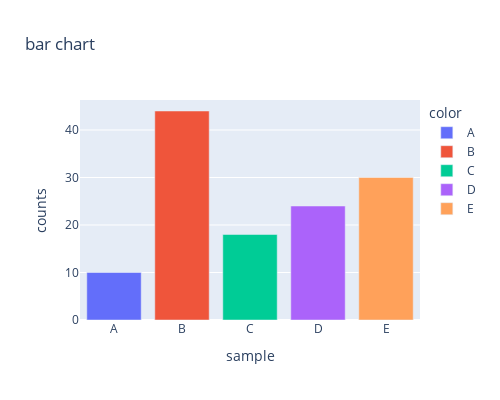

The cell this chart's notebook holds for it:
### Code cell
samples=["A","B","C","D","E"]
counts=[10,44,18,24,30]
fig=px.bar(x=samples,y=counts,title="bar chart",labels={"x":"sample","y":"counts"},color=["A","B","C","D","E"],height=400,width=500)
fig.show()

### Figure 1 — Plotly figure (JSON) as saved in the notebook; plotly's stock layout.template omitted (floating-point values rounded to 4 significant figures)
{"data": [{"alignmentgroup": "True", "hovertemplate": "color=A<br>sample=%{x}<br>counts=%{y}<extra></extra>", "legendgroup": "A", "marker": {"color": "#636efa", "pattern": {"shape": ""}}, "name": "A", "offsetgroup": "A", "orientation": "v", "showlegend": true, "textposition": "auto", "type": "bar", "x": ["A"], "xaxis": "x", "y": [10], "yaxis": "y"}, {"alignmentgroup": "True", "hovertemplate": "color=B<br>sample=%{x}<br>counts=%{y}<extra></extra>", "legendgroup": "B", "marker": {"color": "#EF553B", "pattern": {"shape": ""}}, "name": "B", "offsetgroup": "B", "orientation": "v", "showlegend": true, "textposition": "auto", "type": "bar", "x": ["B"], "xaxis": "x", "y": [44], "yaxis": "y"}, {"alignmentgroup": "True", "hovertemplate": "color=C<br>sample=%{x}<br>counts=%{y}<extra></extra>", "legendgroup": "C", "marker": {"color": "#00cc96", "pattern": {"shape": ""}}, "name": "C", "offsetgroup": "C", "orientation": "v", "showlegend": true, "textposition": "auto", "type": "bar", "x": ["C"], "xaxis": "x", "y": [18], "yaxis": "y"}, {"alignmentgroup": "True", "hovertemplate": "color=D<br>sample=%{x}<br>counts=%{y}<extra></extra>", "legendgroup": "D", "marker": {"color": "#ab63fa", "pattern": {"shape": ""}}, "name": "D", "offsetgroup": "D", "orientation": "v", "showlegend": true, "textposition": "auto", "type": "bar", "x": ["D"], "xaxis": "x", "y": [24], "yaxis": "y"}, {"alignmentgroup": "True", "hovertemplate": "color=E<br>sample=%{x}<br>counts=%{y}<extra></extra>", "legendgroup": "E", "marker": {"color": "#FFA15A", "pattern": {"shape": ""}}, "name": "E", "offsetgroup": "E", "orientation": "v", "showlegend": true, "textposition": "auto", "type": "bar", "x": ["E"], "xaxis": "x", "y": [30], "yaxis": "y"}], "layout": {"barmode": "relative", "height": 400, "legend": {"title": {"text": "color"}, "tracegroupgap": 0}, "title": {"text": "bar chart"}, "width": 500, "xaxis": {"anchor": "y", "domain": [0, 1], "title": {"text": "sample"}}, "yaxis": {"anchor": "x", "domain": [0, 1], "title": {"text": "counts"}}}}
